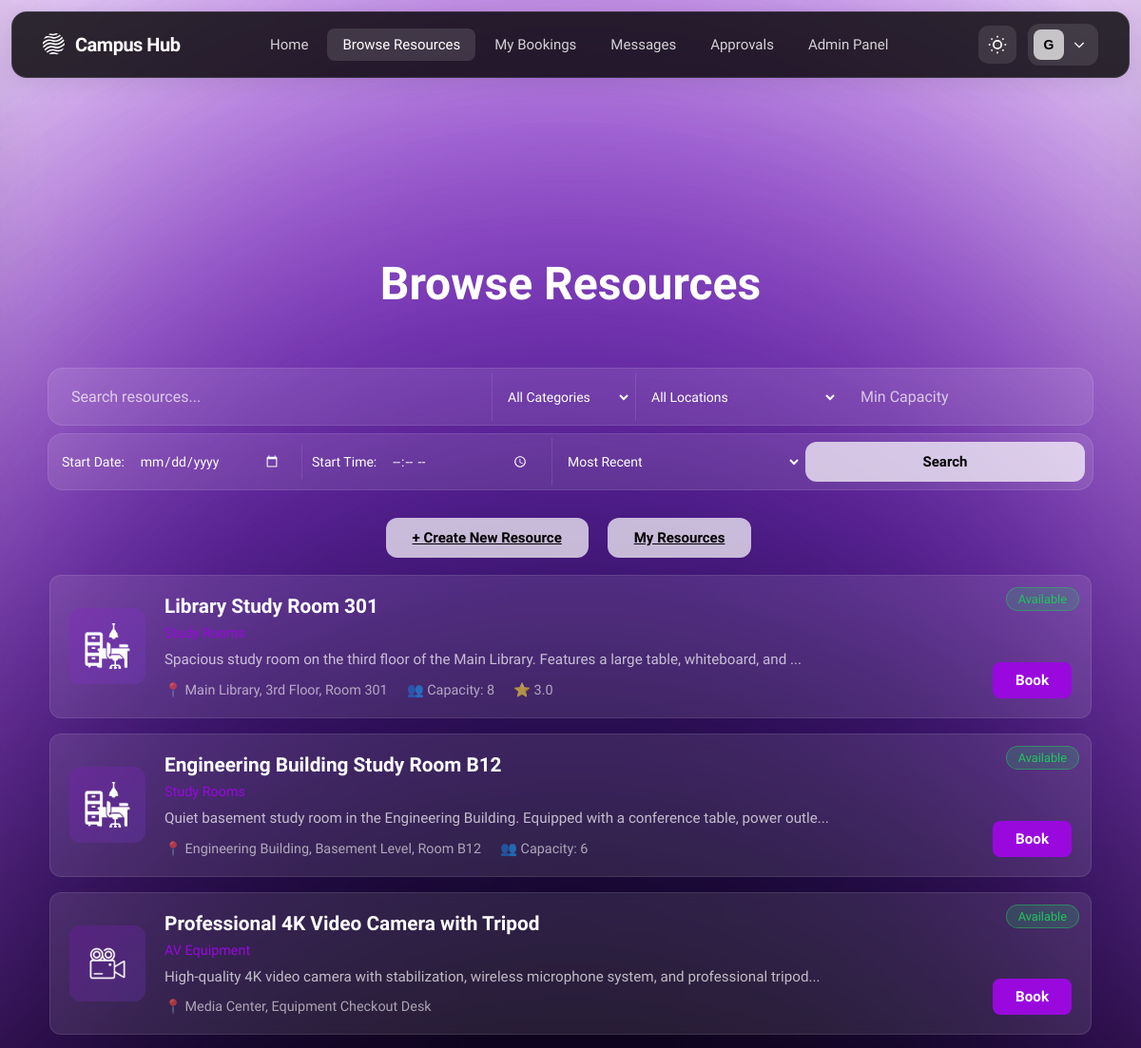
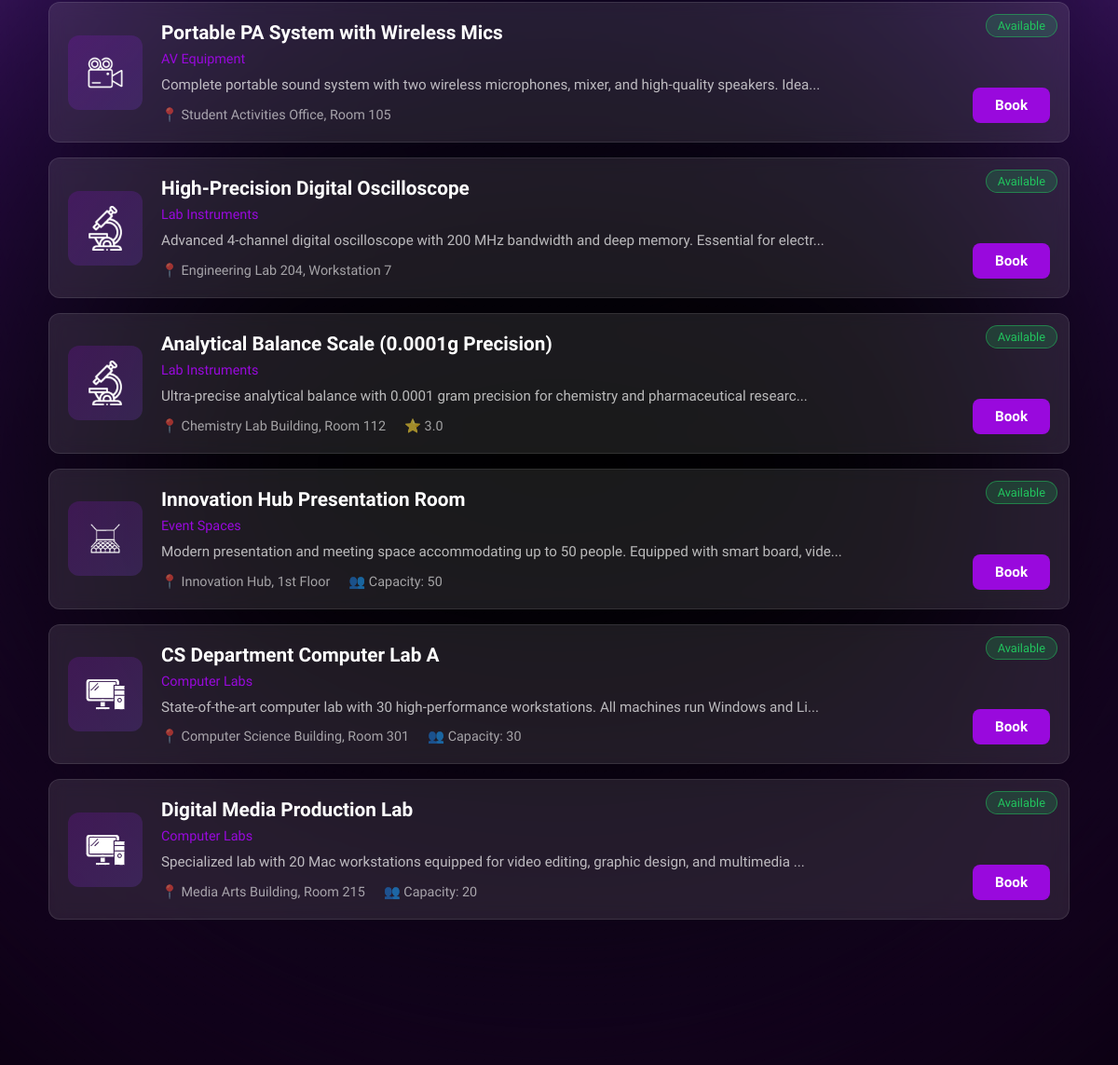
The app's page /resources/browse (signed in) with its own data (2 pictures, top to bottom).
### tables this page shows
CREATE TABLE users (
    user_id INTEGER PRIMARY KEY AUTOINCREMENT,
    name TEXT NOT NULL,
    email TEXT NOT NULL UNIQUE,
    password_hash TEXT NOT NULL,
    role TEXT NOT NULL CHECK (role IN ('student','staff','admin')),
    profile_image TEXT,
    department_id INTEGER REFERENCES departments(department_id),
    email_verified BOOLEAN NOT NULL DEFAULT 0,
    verification_token TEXT,
    verification_token_expires DATETIME,
    reset_password_token TEXT,
    reset_password_expires DATETIME,
    created_at DATETIME DEFAULT CURRENT_TIMESTAMP,
    updated_at DATETIME
, is_banned INTEGER DEFAULT 0, last_login TIMESTAMP);

CREATE TABLE resources (
    resource_id INTEGER PRIMARY KEY AUTOINCREMENT,
    owner_type TEXT NOT NULL CHECK (owner_type IN ('user','group')),
    owner_id INTEGER NOT NULL,  -- Polymorphic FK: user_id when owner_type='user', group_id when owner_type='group'
    title TEXT NOT NULL,
    description TEXT,
    category_id INTEGER REFERENCES resource_categories(category_id),
    location TEXT,
    capacity INTEGER CHECK (capacity > 0 OR capacity IS NULL),  -- NULL for resources without capacity limits
    status TEXT NOT NULL DEFAULT 'draft' CHECK (status IN ('draft','published','archived')),
    availability_mode TEXT NOT NULL DEFAULT 'rules' CHECK (availability_mode IN ('rules','open','by-request')),
    requires_approval BOOLEAN NOT NULL DEFAULT 0,
    created_at DATETIME DEFAULT CURRENT_TIMESTAMP,
    updated_at DATETIME
, images TEXT, availability_rules TEXT);

CREATE TABLE resource_categories (
    category_id INTEGER PRIMARY KEY AUTOINCREMENT,
    name TEXT NOT NULL,
    description TEXT,
    icon TEXT,
    created_at DATETIME DEFAULT CURRENT_TIMESTAMP
);

### src/controllers/resource_controller.py (the view)
@resource_bp.route('/')
@resource_bp.route('/browse')
def index():
    search_query = request.args.get('q', '').strip()
    category_id = request.args.get('category', type=int)
    location = request.args.get('location', '').strip()
    min_capacity = request.args.get('capacity', type=int)
    availability_date = request.args.get('availability_date', '').strip()
    availability_time = request.args.get('availability_time', '').strip()
    status = request.args.get('status', 'published')
    sort_by = request.args.get('sort', 'recent')
    page = request.args.get('page', 1, type=int)
    per_page = 12
    offset = (page - 1) * per_page
    try:
        categories = ResourceDAL.get_all_categories()
        resources_data = ResourceDAL.search_resources(
            search_query=search_query if search_query else None,
            category_id=category_id,
            location=location if location else None,
            min_capacity=min_capacity,
            availability_date=availability_date if availability_date else None,
            availability_time=availability_time if availability_time else None,
            sort_by=sort_by,
            limit=per_page,
            offset=offset
        )
        resources = [Resource(r) for r in resources_data]
        total_count = len(resources_data) if len(resources_data) < per_page else (page * per_page) + 1
        logger.info(f"Resource browse: query='{search_query}', category={category_id}, found {len(resources)} resources")
        return render_template(
            'resources/index.html',
            title='Browse Resources',
            resources=resources,
            categories=categories,
            search_query=search_query,
            selected_category=category_id,
            selected_location=location,
            selected_capacity=min_capacity,
            selected_date=availability_date,
            selected_time=availability_time,
            selected_sort=sort_by,
            page=page,
            per_page=per_page,
            total_count=total_count,
            total_pages=(total_count // per_page) + 1
        )
    except Exception as e:
        logger.error(f"Error browsing resources: {str(e)}", exc_info=True)
        flash('An error occurred while loading resources. Please try again.', 'danger')
        return render_template('resources/index.html', resources=[], categories=[])

### src/templates/resources/index.html (shortened to what this page needs)
{% extends 'base.html' %}
{% block content %}
<div class="resources-page">
    <div class="search-header">
        <h1>Browse Resources</h1>
    </div>
    <div class="filters-bar">
        <form method="GET" action="{{ url_for('resource.index') }}" class="filter-form" id="filterForm">
            <div class="filter-row">
                <input
                    type="text"
                    name="q"
                    class="filter-input"
                    placeholder="Search resources..."
                    value="{{ search_query or '' }}"
                >
                <select name="category" class="filter-select" onchange="this.form.submit()">
                    <option value="">All Categories</option>
                </select>
                <select name="location" class="filter-select" onchange="this.form.submit()">
                    <option value="">All Locations</option>
                </select>
                <input
                    type="number"
                    name="capacity"
                    class="filter-input"
                    placeholder="Min Capacity"
                    value="{{ selected_capacity or '' }}"
                    min="1"
                    style="flex: 0 0 auto; min-width: 120px;"
                    oninput="debouncedSubmit()"
                >
            </div>
            <div class="filter-row" style="justify-content: space-between;">
                <div style="flex: 1; display: flex; align-items: center; padding: 0 10px;">
                    <label for="start_date" style="color: var(--text-primary); font-size: 14px; margin-right: 8px; white-space: nowrap;">Start Date:</label>
                    <input
                        type="date"
                        name="availability_date"
                        class="filter-date"
                        id="start_date"
                        value="{{ selected_date or '' }}"
                        style="flex: 1; border: none; padding: 8px;"
                        onchange="this.form.submit()"
                    >
                </div>
                <div style="flex: 1; display: flex; align-items: center; padding: 0 10px; border-left: 1px solid var(--input-border);">
                    <label for="start_time" style="color: var(--text-primary); font-size: 14px; margin-right: 8px; white-space: nowrap;">Start Time:</label>
                    <input
                        type="time"
                        name="availability_time"
                        class="filter-date"
                        id="start_time"
                        value="{{ selected_time or '' }}"
                        style="flex: 1; border: none; padding: 8px;"
                        onchange="this.form.submit()"
                    >
                </div>
                <select name="sort" class="filter-select" style="flex: 1;" onchange="this.form.submit()">
                    <option value="recent" {% if selected_sort == 'recent' %}selected{% endif %}>Most Recent</option>
                </select>
                <button type="submit" class="btn-filter" style="flex: 1;">Search</button>
            </div>
        </form>
    </div>
    {% if current_user.is_authenticated and current_user.role in ['staff', 'admin'] %}
        <div style="text-align: center; margin-bottom: 30px;">
            <a href="{{ url_for('resource.create') }}" class="btn-filter">+ Create New Resource</a>
            <a href="{{ url_for('resource.my_resources') }}" class="btn-filter" style="margin-left: 12px;">My Resources</a>
        </div>
    {% endif %}
    {% if resources %}
        <div class="resources-list">
            {% for resource in resources %}
                <a href="{{ url_for('resource.detail', resource_id=resource.resource_id) }}" class="resource-item">
                    <div class="resource-icon">
                        {% if resource._category_name == 'Study Rooms' %}
                            <img src="{{ url_for('static', filename='images/icons/Study_Room_Icon_Dark.png') }}" alt="Study Room" class="icon-dark">
                        {% elif resource._category_name == 'AV Equipment' %}
                            <img src="{{ url_for('static', filename='images/icons/AV_Equip_Dark.png') }}" alt="AV Equipment" class="icon-dark">
                        {% elif resource._category_name == 'Lab Instruments' %}
                            <img src="{{ url_for('static', filename='images/icons/Lab_Dark.png') }}" alt="Lab Instruments" class="icon-dark">
                        {% elif resource._category_name == 'Event Spaces' %}
                            <img src="{{ url_for('static', filename='images/icons/Event_Dark.png') }}" alt="Event Spaces" class="icon-dark">
                        {% elif resource._category_name == 'Computer Labs' %}
                            <img src="{{ url_for('static', filename='images/icons/Computer_Dark.png') }}" alt="Computer Labs" class="icon-dark">
                        {% endif %}
                    </div>
                    <div class="resource-content">
                        <div class="resource-header">
                            <h3 class="resource-title">{{ resource.title }}</h3>
                            {% if resource.status == 'published' %}
                                <div class="resource-badge available">Available</div>
                            {% else %}
                                <div class="resource-badge booked">{{ resource.status|title }}</div>
                            {% endif %}
                        </div>
                        <p class="resource-category">
                            {{ resource._category_name or 'Uncategorized' }}
                        </p>
                        <p class="resource-description">
                            {{ resource.description[:100] }}{% if resource.description|length > 100 %}...{% endif %}
                        </p>
                        <div class="resource-meta">
                            <span>📍 {{ resource.location }}</span>
                            {% if resource.capacity %}
                                {% if resource._category_name in ['Study Rooms', 'Event Spaces', 'Computer Labs'] %}
                                    <span>👥 Capacity: {{ resource.capacity }}</span>
                                {% else %}
                                    <span>📦 Items: {{ resource.capacity }}</span>
                                {% endif %}
                            {% endif %}
                            {% if resource._avg_rating %}
                                <span>⭐ {{ "%.1f"|format(resource._avg_rating) }}</span>
                            {% endif %}
                        </div>
                    </div>
                    <span class="btn-book">Book</span>
                </a>
            {% endfor %}
        </div>
    {% else %}
        <div class="no-results">
            <h2>No resources found</h2>
            <p>Try adjusting your search or filters.</p>
        </div>
    {% endif %}
</div>
{% endblock %}

### src/templates/base.html (shortened to what this page needs)
<!DOCTYPE html>
<html lang="en" data-theme="dark">
<head>
    <link rel="stylesheet" href="{{ url_for('static', filename='css/home.css') }}">
</head>
<body>
    <div class="background-effects">
        <div class="blur-white"></div>
        <div class="gradient-ellipse-1">
            <div style="position: absolute; inset: -31.25% -24.81%;">
            </div>
        </div>
        <div class="gradient-ellipse-2">
            <div style="position: absolute; inset: -41.49% -30.77%;">
            </div>
        </div>
        <div class="gradient-ellipse-3">
            <div style="position: absolute; inset: -62.11% -38.17%;">
            </div>
        </div>
        <div class="gradient-ellipse-4">
            <div style="position: absolute; inset: -37.04% -24.07%;">
            </div>
        </div>
        <div class="noise-texture"></div>
    </div>
    <nav class="navbar">
        <div class="navbar-container">
            <div class="navbar-left">
                <a href="{{ url_for('main.index') }}" class="navbar-logo">
                    <span class="logo-text">Campus Hub</span>
                </a>
            </div>
            <div class="navbar-center">
                <a href="{{ url_for('main.index') }}" class="nav-link {% if request.endpoint == 'main.index' %}active{% endif %}">Home</a>
                <a href="{{ url_for('resource.index') }}" class="nav-link {% if request.endpoint and request.endpoint.startswith('resource.') %}active{% endif %}">Browse Resources</a>
                {% if current_user.is_authenticated %}
                    <a href="{{ url_for('booking.index') }}" class="nav-link {% if request.endpoint and request.endpoint.startswith('booking.') and request.endpoint != 'booking.pending_approvals' %}active{% endif %}">My Bookings</a>
                    <a href="{{ url_for('message.inbox') }}" class="nav-link {% if request.endpoint and request.endpoint.startswith('message.') %}active{% endif %}" style="position: relative;">
                        Messages
                    </a>
                    {% if current_user.role in ['staff', 'admin'] %}
                        <a href="{{ url_for('booking.pending_approvals') }}" class="nav-link {% if request.endpoint == 'booking.pending_approvals' %}active{% endif %}" style="position: relative;">
                            Approvals
                        </a>
                    {% endif %}
                    {% if current_user.role == 'admin' %}
                        <a href="{{ url_for('admin.dashboard') }}" class="nav-link {% if request.endpoint and request.endpoint.startswith('admin.') %}active{% endif %}">Admin Panel</a>
                    {% endif %}
                {% endif %}
            </div>
            <div class="navbar-right">
                <button class="theme-toggle" onclick="toggleTheme()" aria-label="Toggle theme">
                </button>
                {% if current_user.is_authenticated %}
                <div class="account-dropdown">
                    <button class="account-button" onclick="toggleAccountMenu()">
                        <div class="account-avatar">
                            {{ current_user.name[0].upper() }}
                        </div>
                        <svg class="chevron-icon" fill="none" stroke="currentColor" stroke-width="2" viewBox="0 0 24 24">
                            <path d="M19 9l-7 7-7-7"/>
                        </svg>
                    </button>
                </div>
                {% endif %}
            </div>
        </div>
    </nav>
    <main class="main-content">
        {% block content %}{% endblock %}
    </main>
</body>
</html>

### records on screen
users: name "G"
resources: title "Library Study Room 301", status "Available", description "Spacious study room on the third floor of the Main Library. Features a large table, whiteboard, and", location "Main Library, 3rd Floor, Room 301", capacity "8", _avg_rating "3.0"
resources: title "Engineering Building Study Room B12", status "Available", name "Study Rooms", description "Quiet basement study room in the Engineering Building. Equipped with a conference table, power outle", location "Engineering Building, Basement Level, Room B12", capacity "6"
resources: title "Professional 4K Video Camera with Tripod", status "Available", name "AV Equipment", description "High-quality 4K video camera with stabilization, wireless microphone system, and professional tripod", location "Media Center, Equipment Checkout Desk"
resources: title "Portable PA System with Wireless Mics", status "Available", name "AV Equipment", description "Complete portable sound system with two wireless microphones, mixer, and high-quality speakers. Idea", location "Student Activities Office, Room 105"
resources: title "High-Precision Digital Oscilloscope", status "Available", name "Lab Instruments", description "Advanced 4-channel digital oscilloscope with 200 MHz bandwidth and deep memory. Essential for electr", location "Engineering Lab 204, Workstation 7"
resources: title "Analytical Balance Scale (0.0001g Precision)", status "Available", name "Lab Instruments", description "Ultra-precise analytical balance with 0.0001 gram precision for chemistry and pharmaceutical researc", location "Chemistry Lab Building, Room 112", _avg_rating "3.0"
resources: title "Innovation Hub Presentation Room", status "Available", name "Event Spaces", description "Modern presentation and meeting space accommodating up to 50 people. Equipped with smart board, vide", location "Innovation Hub, 1st Floor", capacity "50"
resources: title "CS Department Computer Lab A", status "Available", name "Computer Labs", description "State-of-the-art computer lab with 30 high-performance workstations. All machines run Windows and Li", location "Computer Science Building, Room 301", capacity "30"
resources: title "Digital Media Production Lab", status "Available", name "Computer Labs", description "Specialized lab with 20 Mac workstations equipped for video editing, graphic design, and multimedia", location "Media Arts Building, Room 215", capacity "20"
